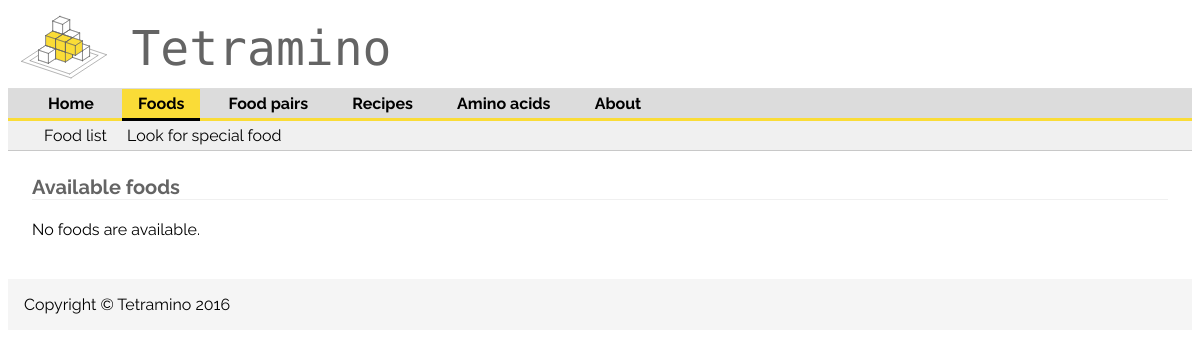
The page /listFoods/ on the database as committed earlier.
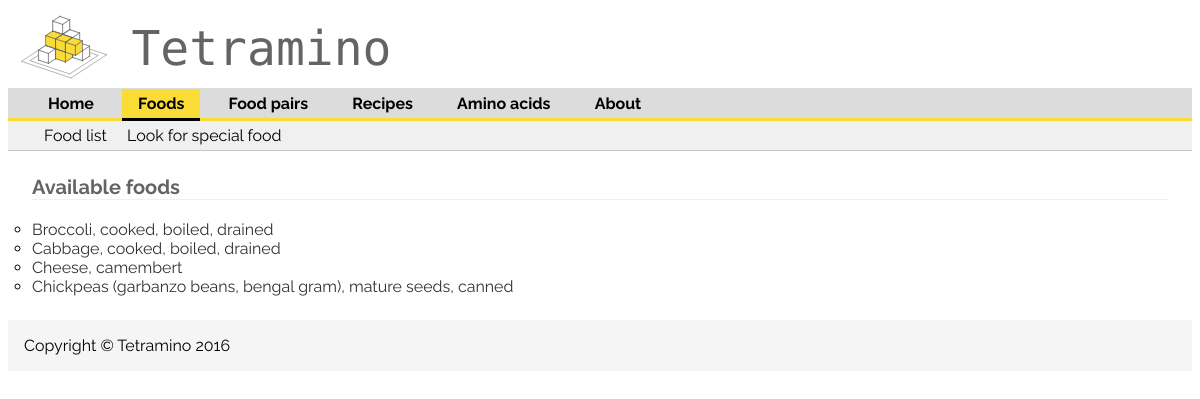
The same page on the database as committed later.
### aminoApp/models.py (models this page shows, shortened)
class Food(models.Model):
    food_name = models.CharField(max_length=200)
    pub_date = models.DateTimeField('date added', null=True, blank=True,auto_now_add=True) #models.DateTimeField('date published',null=timezone.now())
    food_category = models.IntegerField(null=True)
    food_dbid = models.IntegerField(default=0)
    nutritional_value = models.ForeignKey('NutritionalValue', on_delete=models.CASCADE,null=True)
    efficiency = models.FloatField(null=True)
    def getNameWithoutSaltInfo(self):
        unneededInfo = [' without salt',' solids and liquids']
        fullName = self.food_name
        nameSplit = fullName.split(',')
        if nameSplit[-1] in unneededInfo:
            nameSplitNoSalt = nameSplit[0:-1]
        else:
            nameSplitNoSalt = nameSplit
        nameNoSalt = ",".join(nameSplitNoSalt)
        return nameNoSalt
    class Meta:
        ordering = ['food_name']

### aminoApp/views.py (the view)
# urls.py: url(r'^listFoods/', views.showFoodList, name='foodList'),
def showFoodList(request):
    foodList= Food.objects.order_by('food_name') #('-pub_date')[:25]
    context = {'foodList': foodList}
    return render(request, 'aminoApp/foodList.html', context)

### aminoApp/templates/aminoApp/foodList.html (shortened to what this page needs)
{% extends "aminoApp/baseFoods.html" %}
{% block content %}
<h1>Available foods</h1>
    {% if foodList %}
        <ul>
        {% for food in foodList %}
            <li><a href="/showFood/{{food.food_dbid}}/">{{ food.getNameWithoutSaltInfo }}</a></li>
        {% endfor %}
        </ul>
    {% else %}
        <p>No foods are available.</p>
    {% endif %}
{% endblock %}

Rows that differ between the two databases and show on the page:
added Food: getNameWithoutSaltInfo "Broccoli, cooked, boiled, drained"
added Food: getNameWithoutSaltInfo "Cabbage, cooked, boiled, drained"
added Food: getNameWithoutSaltInfo "Cheese, camembert"
added Food: getNameWithoutSaltInfo "Chickpeas (garbanzo beans, bengal gram), mature seeds, canned"
Other text that changed with them:
text no longer shown: "No foods are available."
